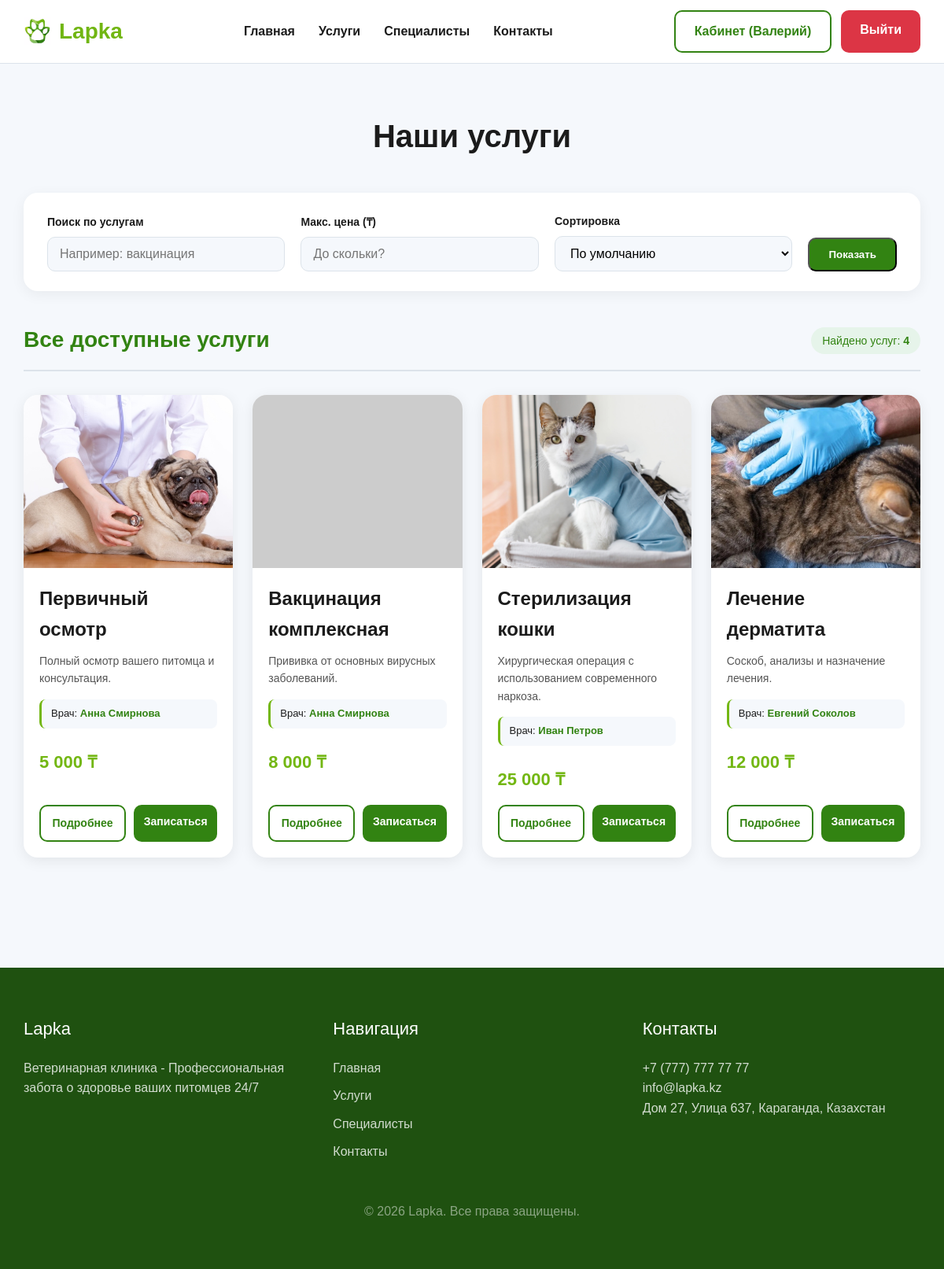
Page /catalog.php (signed in) on the committed database.
### tables this page shows
CREATE TABLE `services` (
  `id` int NOT NULL,
  `name` varchar(150) NOT NULL,
  `description` text,
  `price` int NOT NULL,
  `image` varchar(100) NOT NULL,
  `doctor_id` int DEFAULT NULL
);

CREATE TABLE `doctors` (
  `id` int NOT NULL,
  `name` varchar(100) NOT NULL,
  `specialty` varchar(100) NOT NULL
);

### catalog.php (the view, shortened to what this page needs)
<?php
require_once 'config/db.php';
$search    = trim($_GET['search'] ?? '');
$max_price = intval($_GET['max_price'] ?? 0);
$sort      = $_GET['sort'] ?? 'id';
$params = [];
if ($sort === 'price_asc') {
    $order_sql = 'ORDER BY services.price ASC';
} elseif ($sort === 'price_desc') {
    $order_sql = 'ORDER BY services.price DESC';
} elseif ($sort === 'name') {
    $order_sql = 'ORDER BY services.name ASC';
} else {
    $order_sql = 'ORDER BY services.id ASC';
}
$sql = "SELECT services.*, doctors.name AS doctor_name "
     . "FROM services "
     . "LEFT JOIN doctors ON services.doctor_id = doctors.id ";
$sql .= $order_sql;
$stmt = $pdo->prepare($sql);
$stmt->execute($params);
$services = $stmt->fetchAll();
$count    = count($services);
?>
<!DOCTYPE html>
<html lang="ru">
<head>
  <link rel="stylesheet" href="css/style.css">
</head>
<body>
<?php include 'includes/header.php'; ?>
<section class="catalog-page">
  <div class="container">
    <h1 class="section-title">Наши услуги</h1>
    <div class="filter-panel">
      <form method="GET" action="catalog.php" class="filter-form">
        <div class="filter-group">
          <label for="search">Поиск по услугам</label>
          <input type="text" id="search" name="search" value="<?= htmlspecialchars($search) ?>" placeholder="Например: вакцинация">
        </div>
        <div class="filter-group">
          <label for="max_price">Макс. цена (₸)</label>
          <input type="number" id="max_price" name="max_price" value="<?= $max_price > 0 ? $max_price : '' ?>" placeholder="До скольки?">
        </div>
        <div class="filter-group">
          <label for="sort">Сортировка</label>
          <select id="sort" name="sort">
            <option value="id" <?= $sort==='id' ? 'selected' : '' ?>>По умолчанию</option>
          </select>
        </div>
        <div class="filter-actions">
          <button type="submit" class="btn btn-primary">Показать</button>
        </div>
      </form>
    </div>
    <div class="catalog-header">
      <h2><?= ($search || $max_price) ? 'Результаты поиска' : 'Все доступные услуги' ?></h2>
      <span class="catalog-count">Найдено услуг: <b><?= $count ?></b></span>
    </div>
    <?php if (empty($services)): ?>
      <div class="empty-state">
        <p>К сожалению, по вашему запросу ничего не найдено.</p>
        <a href="catalog.php" class="btn btn-primary" style="margin-top: 15px;">Сбросить фильтры</a>
      </div>
    <?php else: ?>
      <div class="cards">
        <?php foreach ($services as $s): ?>
          <div class="card">
            <img src="<?= htmlspecialchars($s['image']) ?>" alt="<?= htmlspecialchars($s['name']) ?>" onerror="this.onerror=null; this.src='https://via.placeholder.com/400x220?text=Услуга';">
            <div class="card-body">
              <h3><?= htmlspecialchars($s['name']) ?></h3>
              <p style="margin-bottom: 15px; font-size: 14px; color: #555;">
                <?= htmlspecialchars($s['description']) ?>
              </p>
              <div class="doctor-badge">
                 Врач: <span><?= htmlspecialchars($s['doctor_name'] ?? 'Не назначен') ?></span>
              </div>
              <div class="price">
                <?= number_format($s['price'], 0, '.', ' ') ?> ₸
              </div>
              <div class="card-actions" style="display: flex; gap: 10px; margin-top: auto;">
                <a href="detail.php?id=<?= $s['id'] ?>" class="btn btn-outline" style="flex: 1; text-align: center; padding: 10px 5px; font-size: 14px;">Подробнее</a>
                <a href="book.php?id=<?= $s['id'] ?>" class="btn btn-primary" style="flex: 1; text-align: center; padding: 10px 5px; font-size: 14px;">Записаться</a>
              </div>
            </div>
          </div>
        <?php endforeach; ?>
      </div>
    <?php endif; ?>
  </div>
</section>
<?php include 'includes/footer.php'; ?>
</body>
</html>

### css/style.css (style rules this page uses)
* { margin: 0; padding: 0; box-sizing: border-box; }
body { font-family: Arial, sans-serif; background: #f5f8fc; color: #1b1b1b; line-height: 1.6; }
.container { width: 1200px; max-width: 95%; margin: 0 auto; }
.btn { padding: 12px 24px; border-radius: 10px; text-decoration: none; font-weight: bold; transition: 0.2s; display: inline-block; }
.btn-primary { background: #328312; color: white; }
.btn-outline { border: 2px solid #328312; color: #328312; }
section { padding: 80px 0; }
.section-title { font-size: 40px; margin-bottom: 40px; text-align: center; }
.cards { display: grid; grid-template-columns: repeat(4, 1fr); gap: 25px; }
.card { background: white; border-radius: 18px; overflow: hidden; box-shadow: 0 4px 18px rgba(0,0,0,0.08); transition: 0.2s; display: flex; flex-direction: column; height: 100%; }
.card img { width: 100%; height: 220px; object-fit: cover; }
.card-body { padding: 20px; display: flex; flex-direction: column; flex-grow: 1; }
.card h3 { margin-bottom: 10px; font-size: 24px; }
.price { color: #73B713; font-size: 22px; font-weight: bold; margin: 15px 0; }
.catalog-page { padding: 60px 0; }
.filter-panel { background: white; padding: 25px 30px; border-radius: 18px; box-shadow: 0 4px 18px rgba(0,0,0,0.06); margin-bottom: 40px; }
.filter-form { display: flex; flex-wrap: wrap; gap: 20px; align-items: flex-end; }
.filter-group { display: flex; flex-direction: column; flex: 1; min-width: 200px; }
.filter-group label { font-weight: bold; margin-bottom: 8px; color: #1b1b1b; font-size: 14px; }
.filter-group input, .filter-group select { padding: 12px 15px; border-radius: 10px; border: 1px solid #dce3ea; font-size: 16px; outline: none; transition: 0.2s; background: #f5f8fc; }
.filter-actions { display: flex; gap: 10px; }
.catalog-header { display: flex; justify-content: space-between; align-items: center; margin-bottom: 30px; border-bottom: 2px solid #dce3ea; padding-bottom: 15px; }
.catalog-header h2 { font-size: 28px; color: #328312; }
.catalog-count { background: #e6f4ea; color: #328312; padding: 6px 14px; border-radius: 20px; font-size: 14px; }
.doctor-badge { background: #f5f8fc; padding: 8px 12px; border-radius: 8px; font-size: 13px; margin-bottom: 10px; border-left: 3px solid #73B713; }
.doctor-badge span { font-weight: bold; color: #328312; }

### rows in the picture
services: image (picture), name "Первичный осмотр", description "Полный осмотр вашего питомца и консультация.", doctor.name "Анна Смирнова", price "5 000"
services: name "Вакцинация комплексная", description "Прививка от основных вирусных заболеваний.", doctor.name "Анна Смирнова", price "8 000"
services: image (picture), name "Стерилизация кошки", description "Хирургическая операция с использованием современного наркоза.", doctor.name "Иван Петров", price "25 000"
services: image (picture), name "Лечение дерматита", description "Соскоб, анализы и назначение лечения.", doctor.name "Евгений Соколов", price "12 000"

### other values in the picture
$_SESSION['user_name'] "Валерий"
$count "4"
